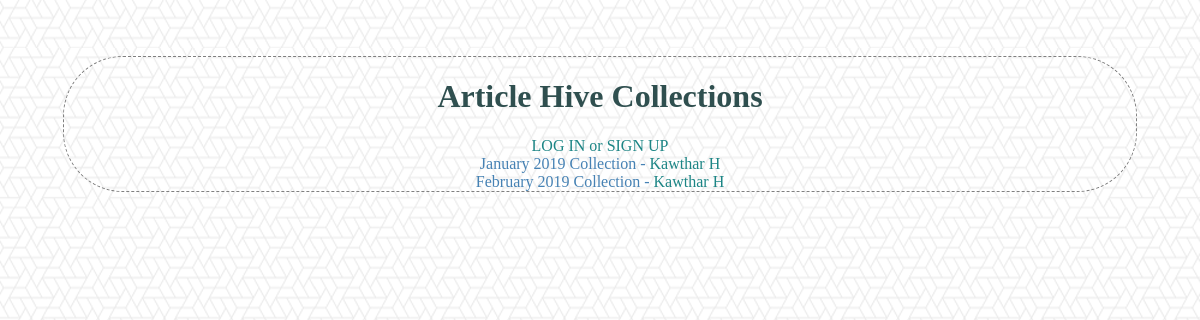
Page /collections/ on the committed database.
### database_setup.py (models this page shows, shortened)
class Collection(Base):
    __tablename__ = 'collection'
    id = Column(Integer, primary_key=True)
    name = Column(String(80), nullable=False)
    user_id = Column(Integer, ForeignKey('user.id'))
    user = relationship(User)

class User(Base):
    __tablename__ = 'user'
    id = Column(Integer, primary_key=True)
    name = Column(String(100), nullable=False)
    email = Column(String(100), nullable=False , unique=True)
    picture = Column(String(250))

### __init__.py (the view, shortened to what this page needs)
@app.route('/')
@app.route('/collections/')
def DefaultCollections():
    if 'name' not in login_session:
        c = session.query(
            Collection.name.label('cname'),
            User.name.label('uname'),
            Collection.id.label('cid'),
            User.id.label('uid')).join(
            User,
            User.id == Collection.user_id).add_columns(
            User.id,
            User.name,
            Collection.name,
            Collection.id).all()
        return render_template('publicCollections.html', c=c)

### templates/publicCollections.html (shortened to what this page needs)
<!DOCTYPE html>
<html>
    <head>
        <link rel=stylesheet type=text/css href='{{url_for('static', filename='style.css')}}'>
    </head>
    <body>
        <div class="pane">
            <h1 class="header">Article Hive Collections</h1>
            <a class="link" href="{{url_for('showLogin')}}">LOG IN or SIGN UP</a>
            {% for c in c %}
            <div class="item" >
                <div class="cname">
                    <a href="{{url_for('collectionList', collection_id= c.id )}}">{{ c.cname }}</a> - <label class="owner">{{ c.uname}}</label>
                </div>
            </div>
            {% endfor %}
        </div>
    </body>
</html>

### static/style.css (style rules this page uses)
html { background-image: url('what-the-hex.png'); background-repeat: repeat; margin: 4vw; }
a { color: steelblue; text-decoration-line: none; }
.item { color: steelblue; }
.link { color: rgb(28, 133, 133); }
.header { color: darkslategray; text-transform: capitalize; }
.owner { text-transform: capitalize; color: rgb(28, 133, 133);; }
.cname { text-transform: capitalize; }
.pane { border: dashed grey 1pt; border-radius: 5vw; text-align: center; display: block; block-size: inherit; height: 95%; margin: 5pt; }

### rows in the picture
Collection: cname "January 2019 Collection", uname "Kawthar H"
Collection: cname "February 2019 Collection", uname "Kawthar H"
